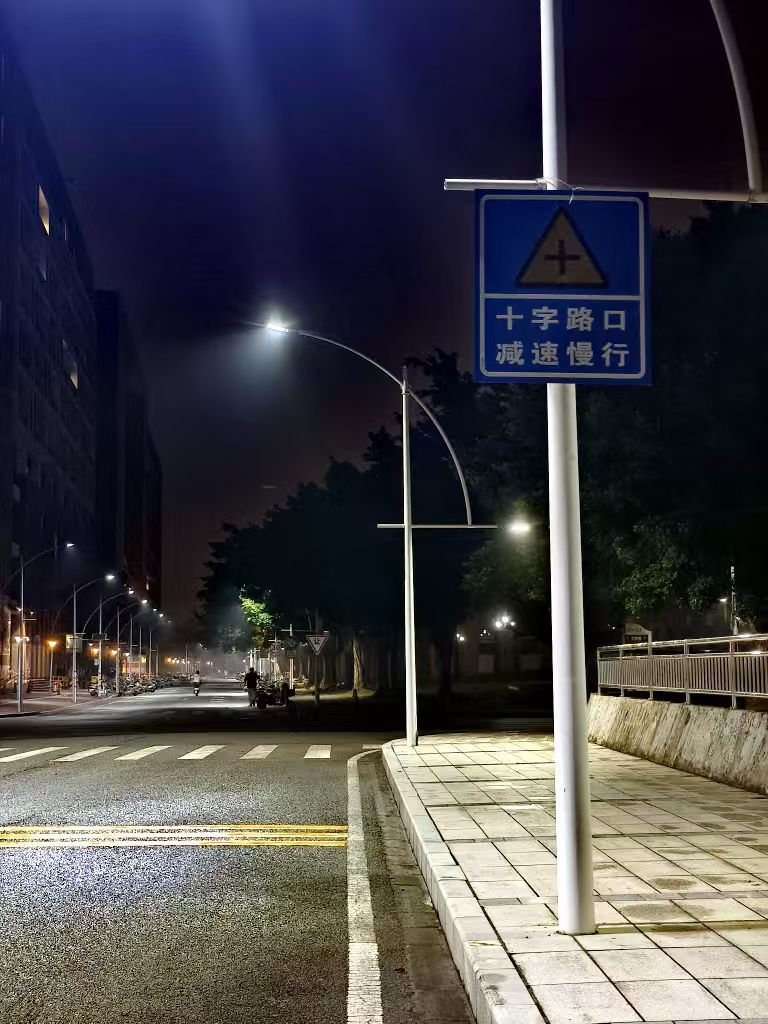
#> input picture data/new/night.jpg, 768 x 1024 px
$ python -i prior_joint.py   (imports and definitions only)
#> lines starting #> are read from the running program, lines starting #| are printed output that depends on the picture
#> further down, picture is the input picture: shape (1024, 768, 3); mean B, G, R 73.2, 66.6, 67.7
### dip_restore/core.py
"""公共图像处理算子：全项目唯一图像契约、颜色域转换和边缘保持公共算子。"""
from __future__ import annotations

import cv2
import numpy as np

# 检查输入图像是否合法
def validate(image, shape=None):
    if not isinstance(image, np.ndarray) or image.dtype != np.uint8 or image.ndim != 3 or image.shape[2] != 3 or min(image.shape[:2]) == 0:
        raise ValueError("图像必须是非空 H×W×3 RGB uint8")
    if shape is not None and image.shape != shape:
        raise ValueError(f"图像尺寸变化：{shape} -> {image.shape}")

# 把像素从 0～255 转换到 0～1
def unit(image):
    validate(image)
    return image.astype(np.float32) / 255.0

# 裁剪、乘以 255、四舍五入并转换回 uint8
def u8(image):
    if not isinstance(image, np.ndarray) or image.ndim != 3 or image.shape[2] != 3 or not np.isfinite(image).all():
        raise ValueError("算法输出必须为有限 H×W×3 数组")
    return np.rint(np.clip(image, 0, 1) * 255).astype(np.uint8)


def srgb_to_linear(x):
    x = np.asarray(x, dtype=np.float32)
    return np.where(x <= 0.04045, x / 12.92, ((x + 0.055) / 1.055) ** 2.4)


def linear_to_srgb(x):
    x = np.clip(np.asarray(x, dtype=np.float32), 0, 1)
    return np.where(x <= 0.0031308, 12.92 * x, 1.055 * np.power(x, 1 / 2.4) - 0.055)


def gray(x):
    return np.sum(x * np.array([0.2126, 0.7152, 0.0722], np.float32), axis=2)


def smooth(x, sigma):
    """低分辨率估大尺度平滑场，再回到原尺寸；只处理估计图。"""
#> called with sigma = 16
    h, w = x.shape[:2]
#> h = 1024; w = 768
    factor = max(1, int(max(h, w) / 320))
#> factor = 3
    if factor > 1:
        small = cv2.resize(x, (max(1, w // factor), max(1, h // factor)), interpolation=cv2.INTER_AREA)
        filtered = cv2.GaussianBlur(small, (0, 0), max(sigma / factor, 1))
        return cv2.resize(filtered, (w, h), interpolation=cv2.INTER_LINEAR)
#> returned value: shape (1024, 768) float32
    return cv2.GaussianBlur(x, (0, 0), max(float(sigma), 1))


def guided(guide, source, radius=12, eps=1e-3):
    """共享灰度引导滤波，输入 float32 二维图。"""
#> called with radius = 32, eps = 0.01
    guide, source = guide.astype(np.float32), source.astype(np.float32)
    kernel = (2 * radius + 1, 2 * radius + 1)
    box = lambda z: cv2.boxFilter(z, -1, kernel)
    mg, ms = box(guide), box(source)
    a = (box(guide * source) - mg * ms) / (box(guide * guide) - mg * mg + eps)
    b = ms - a * mg
    return box(a) * guide + box(b)


def dark_channel(x, patch=11):
    if patch < 1 or patch % 2 == 0:
        raise ValueError("暗通道窗口须为正奇数")
    return cv2.erode(np.min(x, axis=2), np.ones((patch, patch), np.uint8))

### dip_restore/prior_joint.py
"""已有联合处理方法

A illumination + DCP：照明图提亮后用全局空气光暗通道去雾。
B Zhang 2014：照明和局部空气光由本项目的公共算子估计。
所有方法只接受、返回同尺寸 RGB uint8；共用 core 的滤波与颜色接口。
"""
from __future__ import annotations

import cv2
import numpy as np

from .core import dark_channel, gray, guided, smooth, u8, unit, validate
from .dehazing import dcp
from .enhancement import clahe, gamma


def _local_atmosphere_restore(
    rgb: np.ndarray,
    *,
    patch: int,
    airlight_radius: int,
    guide_radius: int,
    omega: float = 0.85,
    transmission_floor: float = 0.2,
) -> np.ndarray:
    """空间变化空气光的 DCP 工程模型；供两条论文处理链共用。

    局部形态学上包络估计空气光，并据此归一化后估计透射率。
    """
    if patch < 1 or patch % 2 != 1 or airlight_radius < 1 or guide_radius < 1:
        raise ValueError("patch 必须为正奇数，滤波半径必须为正")
    kernel = np.ones((2 * airlight_radius + 1, 2 * airlight_radius + 1), np.uint8)
    airlight = cv2.dilate(rgb, kernel)
    airlight = smooth(airlight, max(1.0, airlight_radius / 3.0))
    normalized = rgb / np.maximum(airlight, 0.05)
    coarse_t = 1.0 - omega * dark_channel(normalized, patch)
    t = np.clip(guided(gray(rgb), coarse_t, guide_radius, 1e-3), transmission_floor, 1.0)
    return np.clip((rgb - airlight) / t[..., None] + airlight, 0, 1)


# [13 lines left out: function a_illum_dcp, not called in this run]


def zhang2014(image: np.ndarray, gamma: float = 1 / 3, color_gamma: float = 1 / 1.2) -> np.ndarray:
    """Zhang 等 ICIP 2014 的三阶段思路，工程近似：照明补偿、颜色校正、局部去雾。

    原文的照明估计引用其他方法；这里以粗尺度平滑加引导滤波实现，
    局部空气光由 `_local_atmosphere_restore` 估计。
    """
    validate(image)
    if not 0 < gamma <= 1 or not 0 < color_gamma <= 1:
        raise ValueError("gamma 和 color_gamma 必须属于 (0,1]")
    if image.min() == image.max():
        return image.copy()
    rgb = unit(image)
    value = rgb.max(axis=2)
    # 先估计空间光照，取其比值补偿所有颜色通道，尽量保持色比。
    light = np.clip(guided(value, smooth(value, 16), radius=32, eps=1e-2), 0.08, 1.0)
    adjusted_light = np.power(light, gamma)
    compensated = np.clip(rgb * (adjusted_light / light)[..., None], 0, 1)
    # 颜色下界来自局部最大值，再按平均色强进行温和校正。
    ratio = compensated / np.maximum(adjusted_light[..., None], 0.08)
    # 论文式 (5)-(6)：每个重叠窗口先取颜色下界，再把覆盖同一像素的窗口下界平均。
    # 两次盒式极值滤波分别对应窗口最大值与重叠窗口的累积。
    lower = cv2.blur(cv2.dilate(ratio, np.ones((11, 11), np.uint8)), (11, 11))
    guide = gray(compensated)
    incident_color = np.stack([guided(guide, lower[..., c], 32, 1e-2) for c in range(3)], axis=2)
    mean_color = np.clip(incident_color.mean(axis=2), 0.35, 1.0)
    scale = np.power(mean_color, color_gamma) / mean_color
    incident_color = np.clip(incident_color * scale[..., None], 0.08, 1.0)
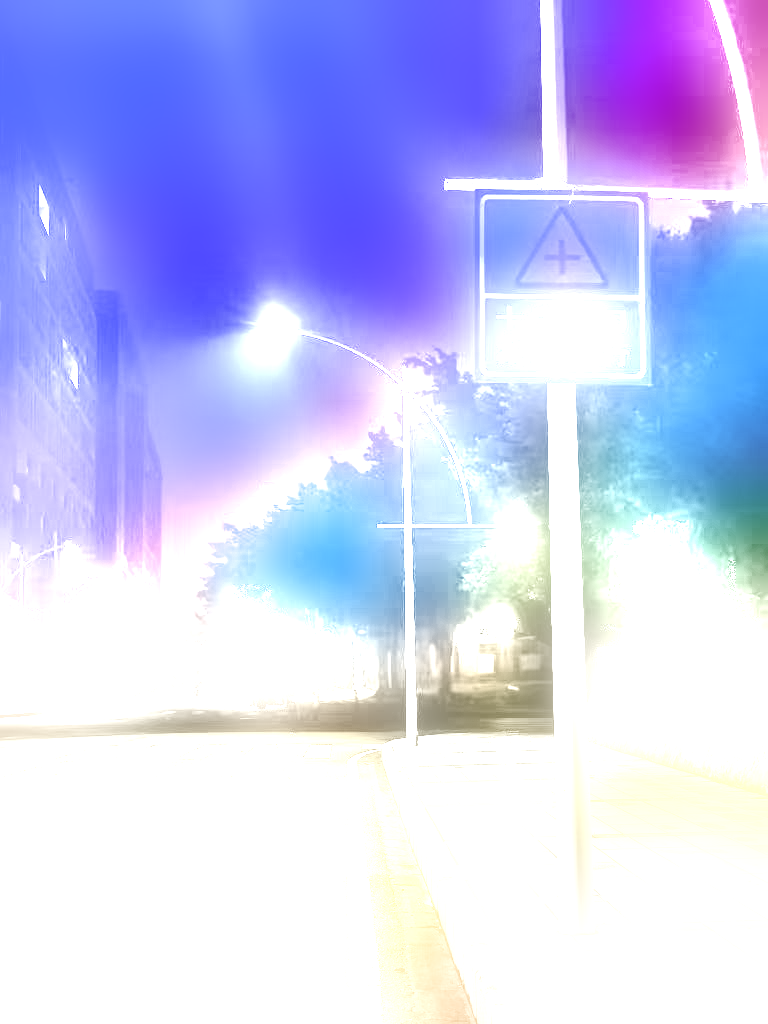
#> incident_color: shape (1024, 768, 3) float32; mean B, G, R 0.973, 0.789, 0.777
    corrected = np.clip(compensated / incident_color, 0, 1)
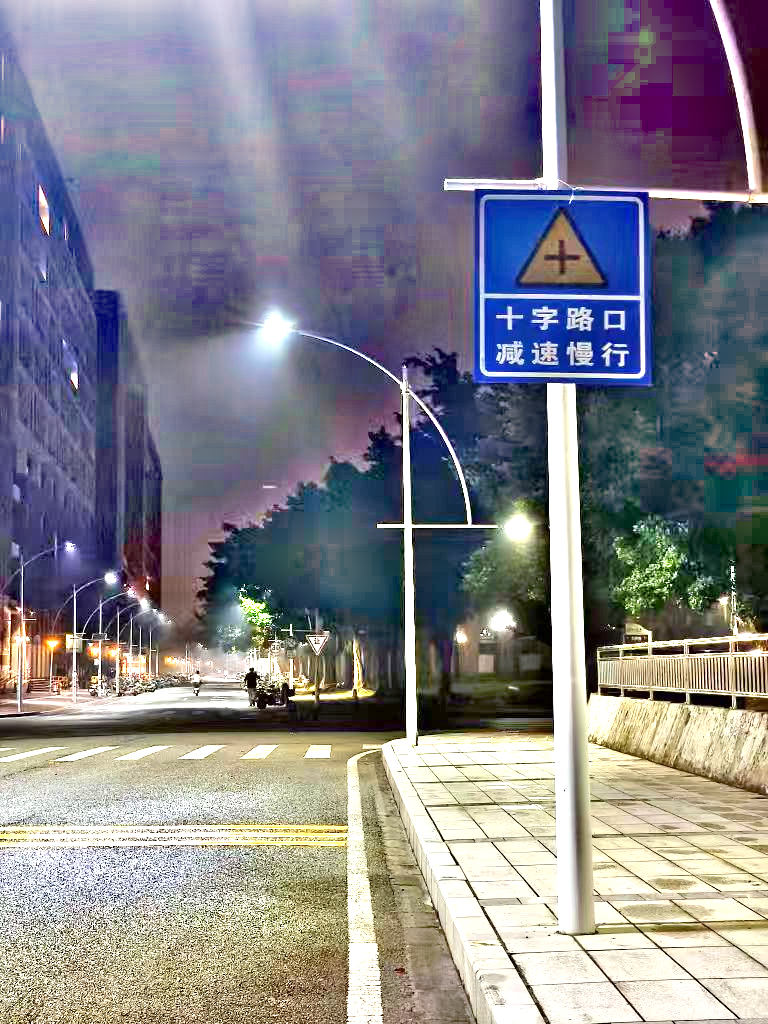
#> corrected: shape (1024, 768, 3) float32; mean B, G, R 0.549, 0.518, 0.523
    recovered = _local_atmosphere_restore(corrected, patch=11, airlight_radius=5, guide_radius=32)
#> call 2 of smooth, with sigma = 1.67
#> in smooth (call 2), `filtered = cv2.GaussianBlur(small, (0, 0), max(sigma / factor, 1))`:
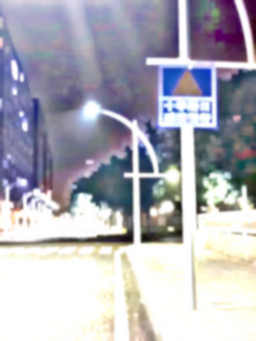
#> filtered: shape (341, 256, 3) float32; mean B, G, R 0.726, 0.686, 0.689
#> in _local_atmosphere_restore, `normalized = rgb / np.maximum(airlight, 0.05)`:
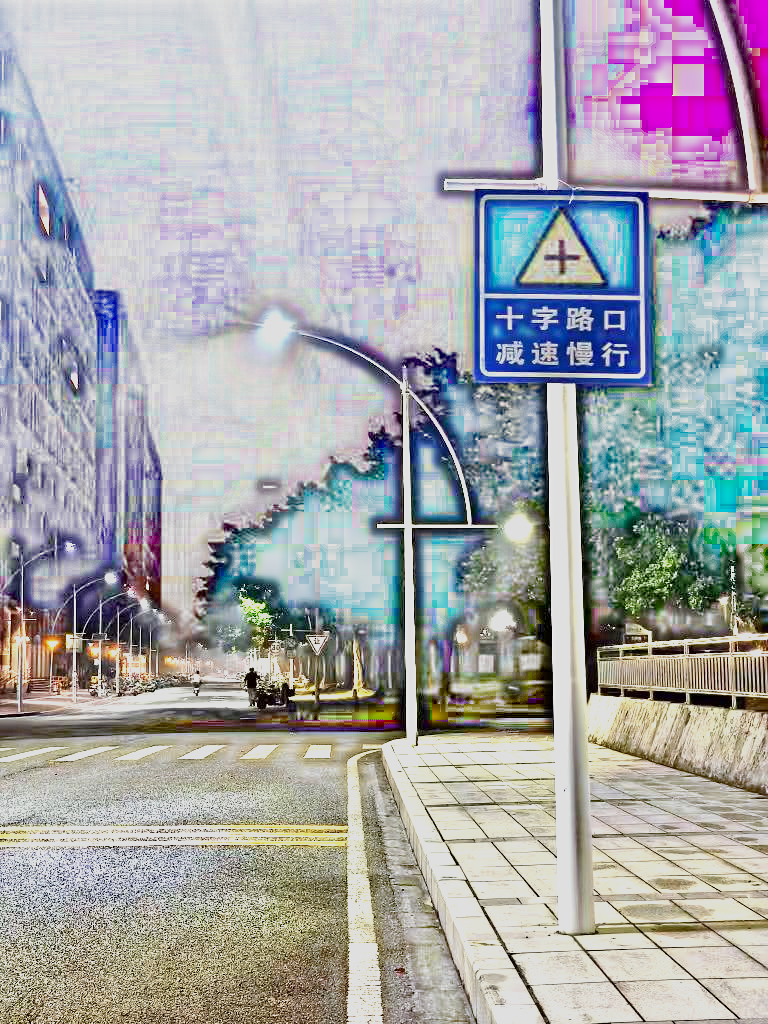
#> normalized: shape (1024, 768, 3) float32; mean B, G, R 0.764, 0.749, 0.746; drawn with min black and max white
#> in guided (call 5), `mg, ms = box(guide), box(source)`:
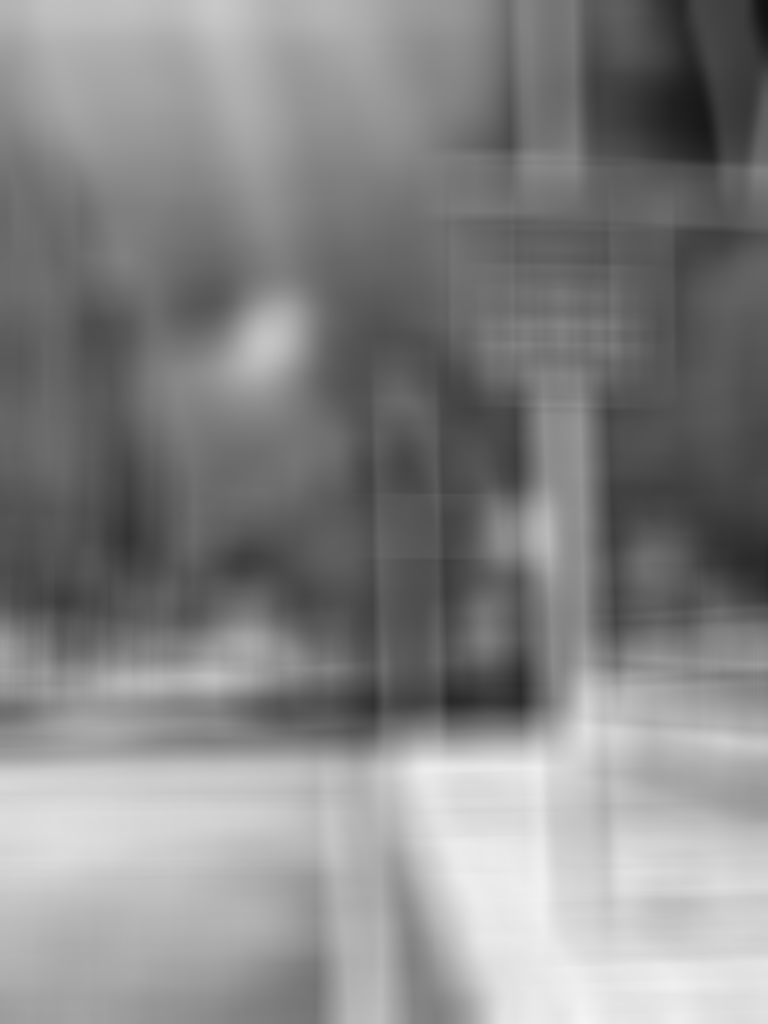
#> mg: shape (1024, 768) float32; min 0.0673, max 0.956, mean 0.525
#> in guided (call 5), `mg, ms = box(guide), box(source)`:
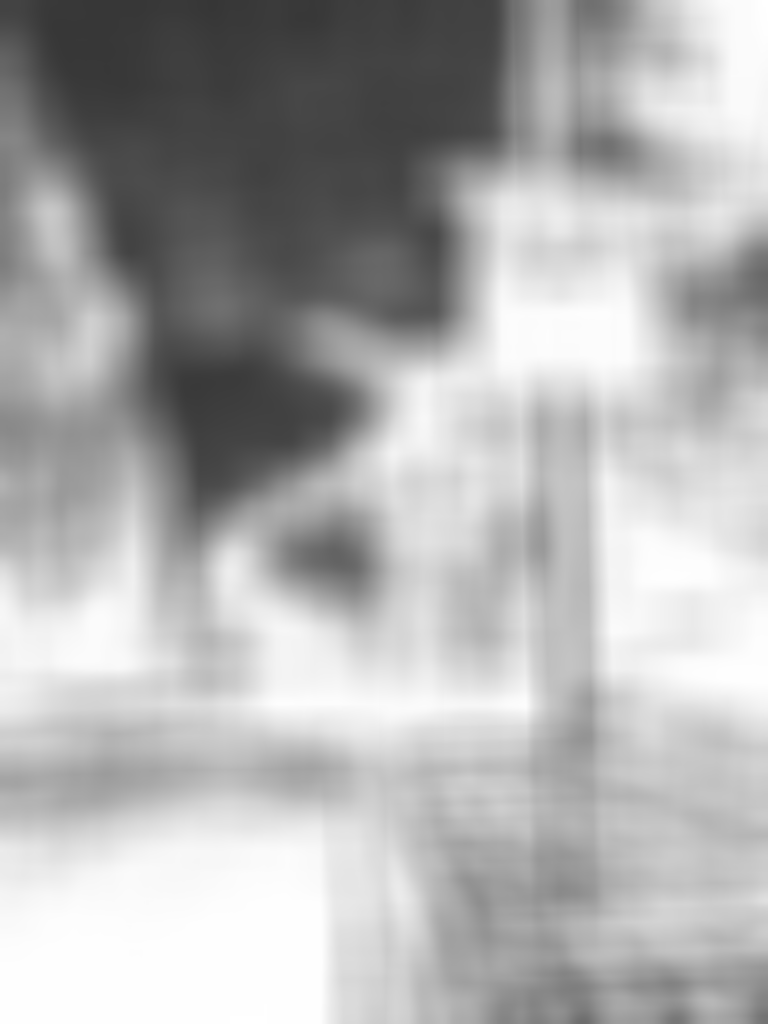
#> ms: shape (1024, 768) float32; min 0.214, max 1, mean 0.686
    return u8(recovered)


# [31 lines left out: functions a_fusion, side2020_approx, not called in this run]


PRIOR_JOINT = {
    "a_illum_dcp": a_illum_dcp,
    "a_fusion": a_fusion,
    "zhang2014": zhang2014,
    "side2020_approx": side2020_approx,
}

>>> import cv2
>>> picture = cv2.imread('../data/new/night.jpg')
>>> result = zhang2014(picture)
